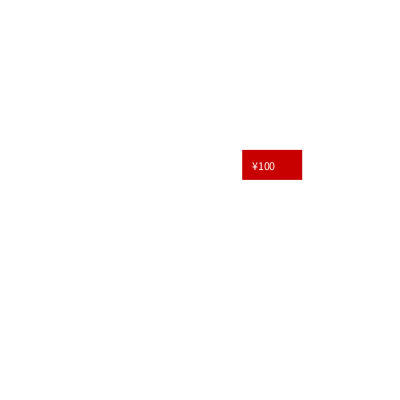
Frame 1 (no input)
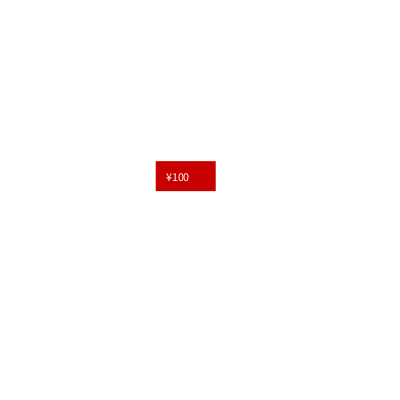
Frame 60 (the mouse pressed at the canvas centre just before this capture)
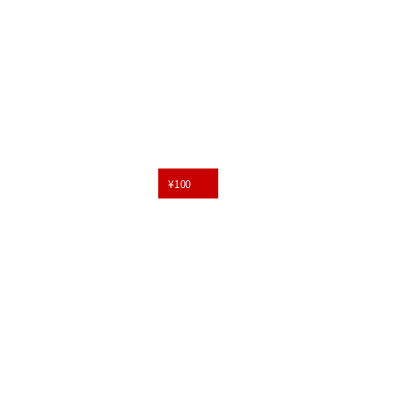
Frame 120 (the mouse held since frame 60 and released just before this capture)

The Processing sketch that drew these frames (run headless with seeded random() and noise(); from frame 60 on, the mouse is pressed at the canvas centre):

// Processing sketch: sketch_180821a
// ── sketch_180821a.pde
void setup(){
  size(400,400);

  
}

void draw()
{
  background(255);
  float x,y;
  x=noise(frameCount/100.0)*400;
  y=noise(frameCount/100.0+100)*400;
  
  noStroke();
  fill(200,0,0);
  rect(x,y-20,60,30);
  fill(255);
  text("    ¥100", x, y);

}
